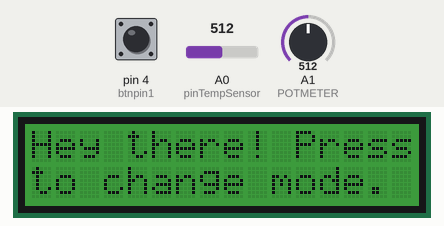
A sketch run on a simulated Arduino Uno, built with avr-gcc and run on an emulated ATmega328P. Parts: 16×2 character LCD. Inputs (shaded band) come from the test bench; at power-on: pin 4 (btnpin1) LOW, A0 (pinTempSensor) = 512, A1 (POTMETER) = 512.

Above: at 1.2 s.
1.3 s: pin 4 (btnpin1) pulled HIGH for 1 s
At 3.4 s:
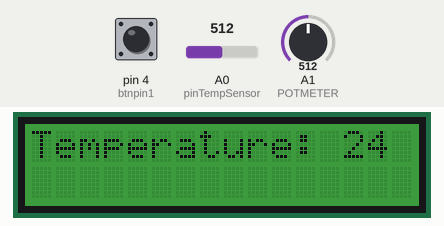
3.8 s: A0 (pinTempSensor) set to 542
At 4.9 s:
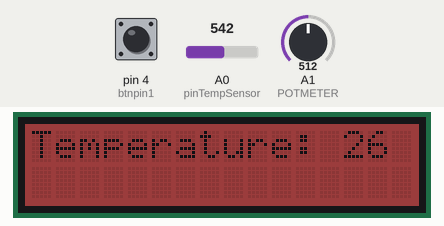
5.3 s: A1 (POTMETER) set to 716
At 6.3 s:
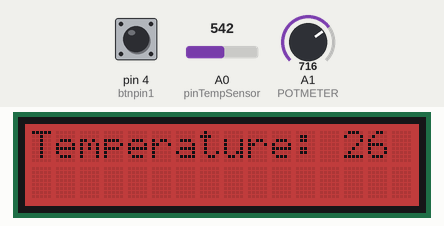
6.8 s: pin 4 (btnpin1) pulled HIGH for 0.15 s
At 7.8 s:
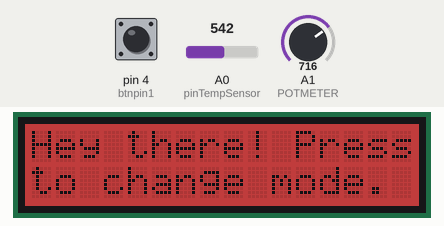
8.5 s: A0 (pinTempSensor) set to 511
At 9.2 s:
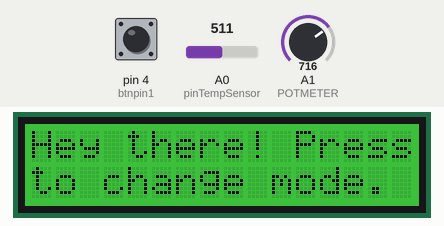
10.1 s: A1 (POTMETER) set to 900
At 10.6 s:
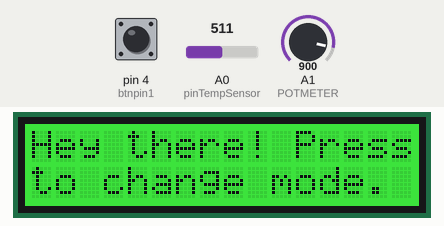
Timing chart, 0 to 13.1 s (numbered marks = the images above; inputs shaded):
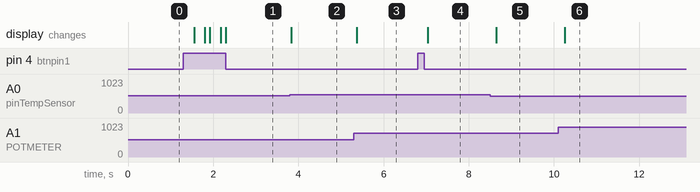

The sketch:

grove-temp.ino
```cpp
#include <math.h>
#include "rgb_lcd.h"

#define POTMETER A1
#define ADC_REF 5
#define GROVE_VCC 5
#define FULL_ANGLE 300

rgb_lcd lcd;
const int btnpin1 = 4;
int backlight = 10;

int tempchange = 0;
int mode = 0;
int state = 0;

const int B = 4275;               // B value of the thermistor
const int R0 = 100000;            // R0 = 100k
const int pinTempSensor = A0;     // Grove - Temperature Sensor connect to A0

void setup()
{
    lcd.begin(16, 2);
    lcd.setRGB(backlight, backlight, backlight);
    pinMode(POTMETER, INPUT);
    pinMode(btnpin1, INPUT);
    Serial.begin(9600);
}

void loop()
{
    int a = analogRead(pinTempSensor);

    float R = 1023.0/a-1.0;
    R = R0*R;
    float temp = 1.0/(log(R/R0)/B+1/298.15)-273.15;
    temp = temp - 1.35;

    bool btn1 = digitalRead(btnpin1);

    float voltage;
    int sensor_value = analogRead(POTMETER);
    voltage = (float)sensor_value*ADC_REF/1023;
    float degrees = (voltage*FULL_ANGLE)/GROVE_VCC;

    backlight = map(degrees, 0, FULL_ANGLE, 0, 255);

    tempcolor(temp,backlight);

    //changemode
    if(mode == 0){
      lcd.clear();
      lcd.setCursor(0,0);
      lcd.print("Hey there! Press");
      lcd.setCursor(0,1);
      lcd.print("to change mode.");
      delay(100);
      if(btn1 == HIGH){
      mode = 1;
      }
    }
    if(mode == 1){
      tempchange = temp;
      lcd.clear();
      lcd.setCursor(0, 0);
      lcd.print("Temperature: ");
      lcd.print(temp, 0);
      delay(100);
      state = state + 1;
      if (state > 2){
        state = 2;
      }
      if(state >= 2 and btn1 == HIGH ){
        mode = 0;
        state = 0;
      }
      }
}

void tempcolor(float temp,int backlight){
  if(temp > 25){
      lcd.setRGB(backlight,0,0);
    }else if(temp <= 18){
      lcd.setRGB(0,0,backlight);
    }else{
      lcd.setRGB(0,backlight,0);
    }
}
```

Measured:
- the behaviour switches between 528 and 529 on A0 (pinTempSensor) (found by bisection; images 1 and 2)
- after the input at 1.3 s, the display: changes after 0.25 s (image 1)
- after the input at 3.8 s, the display: changes at once (image 2)
- after the input at 5.3 s, the display: changes after 0.07 s (image 3)
- after the input at 6.8 s, the display: changes after 0.24 s (image 4)
- after the input at 8.5 s, the display: changes after 0.15 s (image 5)
- after the input at 10.1 s, the display: changes after 0.15 s (image 6)
